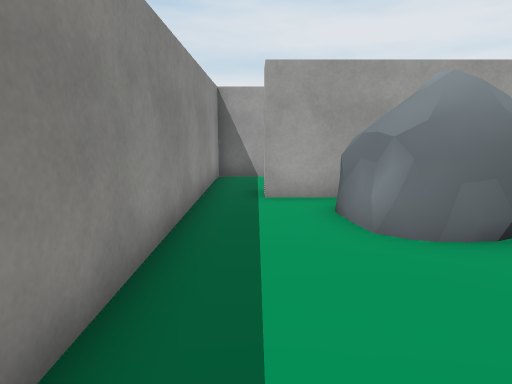
View 1 (above)

17 first-person views from a walk through a Unity game level. The camera is 1.4 m above the floor, tilts 10° down and sees 75° across. The floor is counted in squares, 1 m on a side. Each view is taken from the middle of a square. On the plan, view 1 faces up. The plan holds only what a view shows up to about 15 squares ahead; the rest is blank. The place goes on beyond the plan. The player character is not drawn. Some surface patterns are stand-ins.

View 2
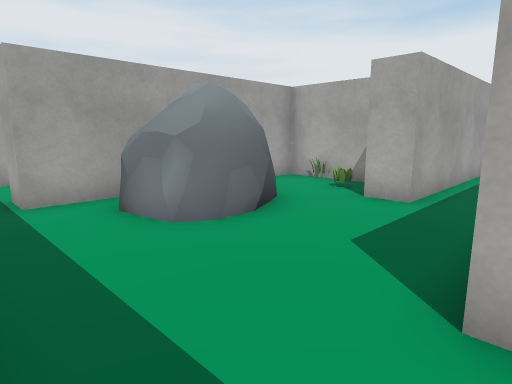

View 3
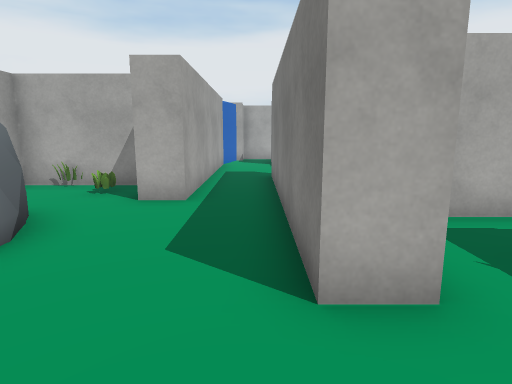

View 4
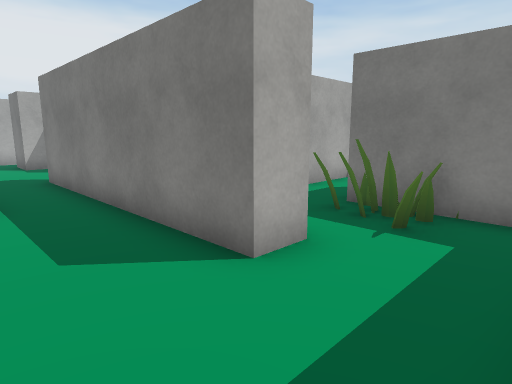

View 5
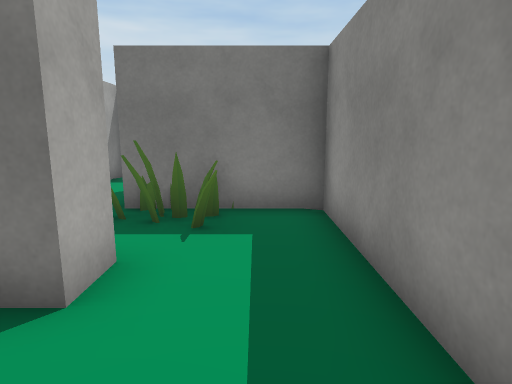

View 6
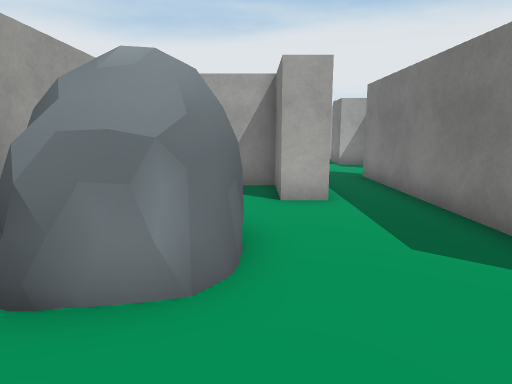

View 7
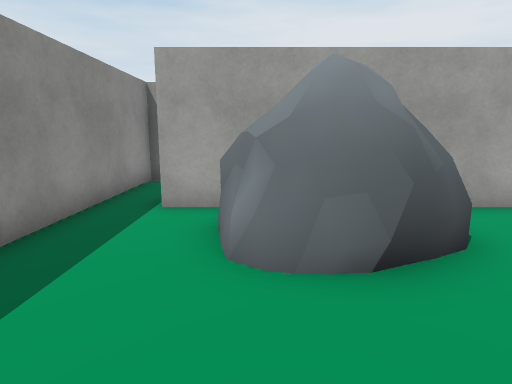

View 8
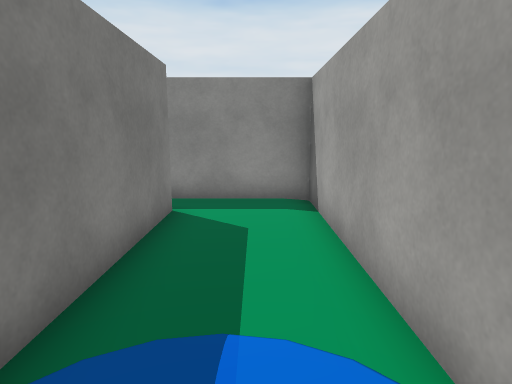

View 9
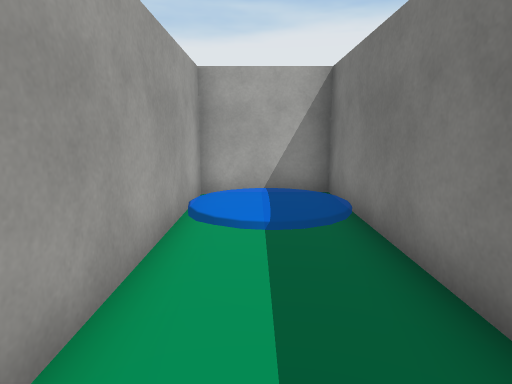

View 10
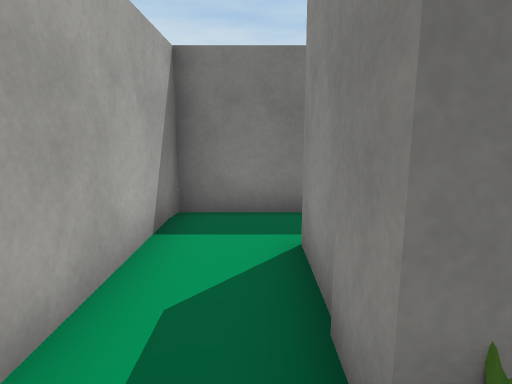

View 11
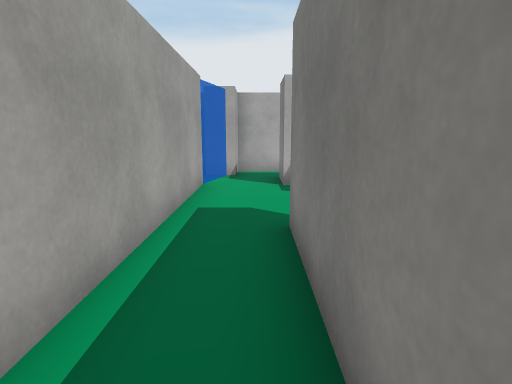

View 12
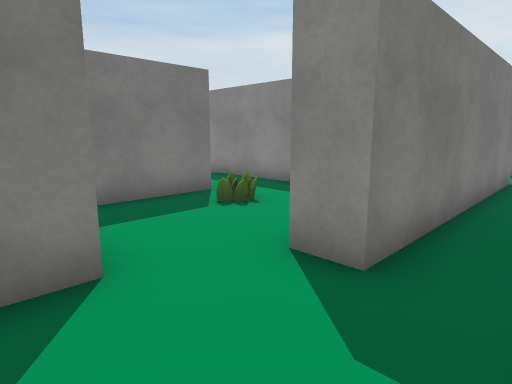

View 13
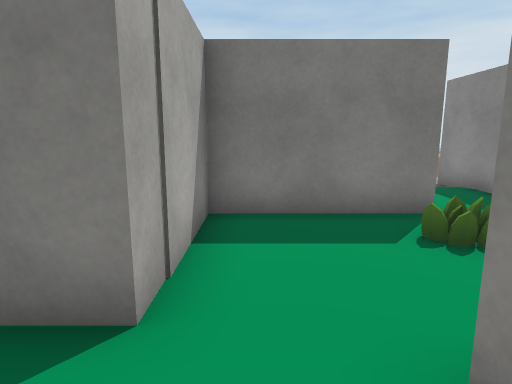

View 14
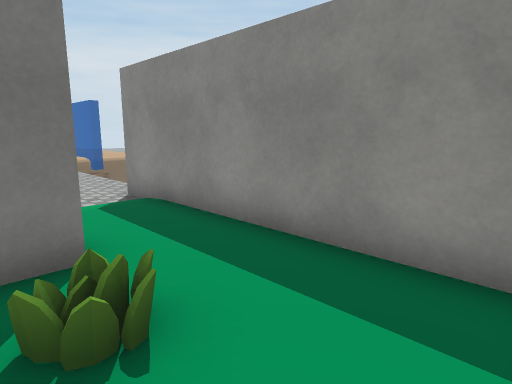

View 15
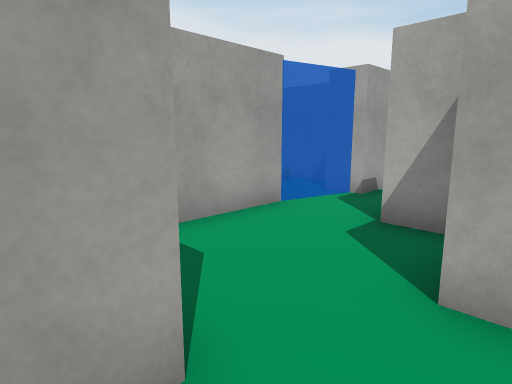

View 16
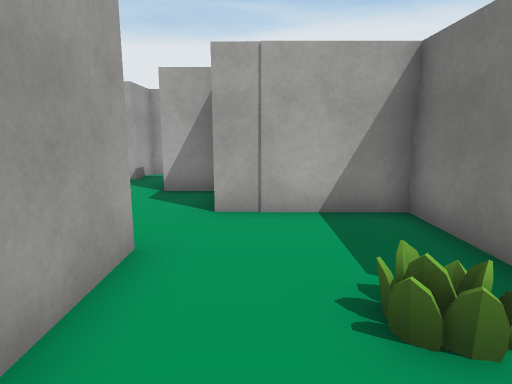

View 17
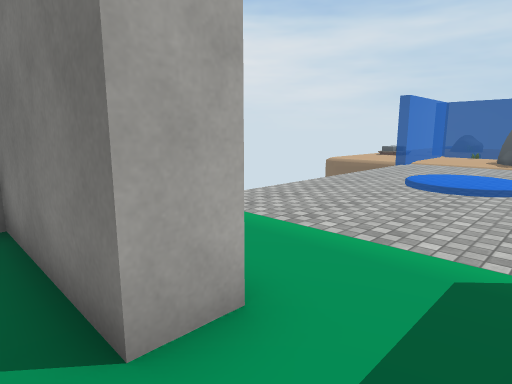

### Floor plan
Key: @ floor where view 1 was taken; # wall or solid block; . main floor; : floor 0.25 m higher than the main floor; / step, stairs or slope; O other object.
Columns run from 2 left of view 1 to 18 right of it. Each row starts with its distance up from view 1.
 12 ###########
 11 #......///#
 10 #....../::#
  9 #....../::#
  8 #..########
  7 #..########
  6 #...OOO...#
  5 #...OOOO.O#
  4 #....O....#
  3 #.......#############
  2 #.................###
  1 #...................#
  0 #.@.########....##..#
 -1 #......#......###
 -2 #......#......#
 -3 #####..#..O...#
 -4     #..#......#
 -5     #..#..#####
 -6     #..#....
 -7     ...#.....
 -8     ####......
 -9        #.......
-10        ........
-11        ........
-12        ........
-13          ......
-14          /../..
-15          /::/..
-16           //...
-17           .....
-18           .....
-19           .....
-20           ....
-21           ...
-22           O.
-23            O

Where each view was taken, in squares from view 1:
view 1: 0 up, 0 right, facing up
view 2: 0 up, 1 left, facing up-right
view 3: 1 up, 1 left, facing right
view 4: 3 up, 1 left, facing down-right
view 5: 3 up, 0 right, facing down
view 6: 4 up, 1 left, facing right
view 7: 1 up, 2 right, facing up
view 8: 10 up, 7 right, facing left
view 9: 10 up, 0 right, facing right
view 10: 2 down, 3 right, facing down
view 11: 1 up, 5 right, facing right
view 12: 2 up, 13 right, facing down-left
view 13: 1 up, 11 right, facing down
view 14: 1 down, 9 right, facing down-left
view 15: 2 down, 9 right, facing up-right
view 16: 2 down, 6 right, facing right
view 17: 4 down, 6 right, facing down-right
